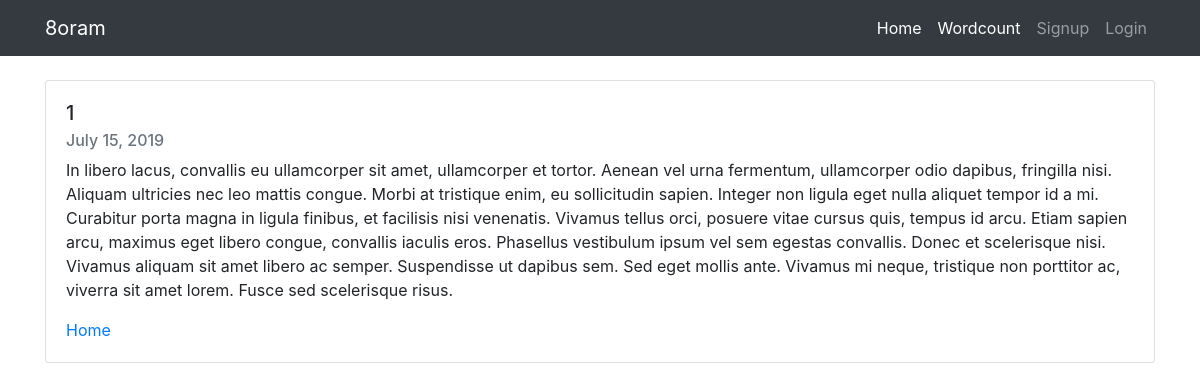
The page /board/1/ on the database its author committed.
### board/models.py (models this page shows, shortened)
class Board(models.Model):
    title = models.CharField(max_length = 200)
    pub_date = models.DateField('date published')
    body = models.TextField()

### board/views.py (the view)
# urls.py: path('<int:board_id>/', views.detail, name='detail'),
def detail(request, board_id):
    board_detail = get_object_or_404(Board, pk = board_id)
    return render(request, 'board/detail.html', {'board':board_detail})

### board/templates/board/detail.html
{% extends 'base.html' %}
{% block content %}
<div class="card">
  <div class="card-body">
    <h5 class="card-title">{{ board.title }}</h5>
    <h6 class="card-subtitle mb-2 text-muted">{{ board.pub_date }}</h6>
      <p class="card-text">{{ board.body }}</p>
    <a href="{% url 'board' %}" class="stretched-link">Home</a>
  </div>
</div>
<br>
{% endblock %}

### rows shown on the page
Board: title "1", pub_date "July 15, 2019", body "In libero lacus, convallis eu ullamcorper sit amet, ullamcorper et tortor. Aenean vel urna fermentum, ullamcorper odio dapibus, fringilla nisi. Aliquam ultricies nec leo mattis congue. Morbi at tristique enim, eu sollicitudin sapien. Integer non ligula eget nulla aliquet tempor id a mi. Curabitur porta magna in ligula finibus, et facilisis nisi venenatis. Vivamus tellus orci, posuere vitae cursus quis, tempus id arcu. Etiam sapien arcu, maximus eget libero congue, convallis iaculis eros. Phasellus vestibulum ipsum vel sem egestas convallis. Donec et scelerisque nisi. Vivamus aliquam sit amet libero ac semper. Suspendisse ut dapibus sem. Sed eget mollis ante. Vivamus mi neque, tristique non…"
